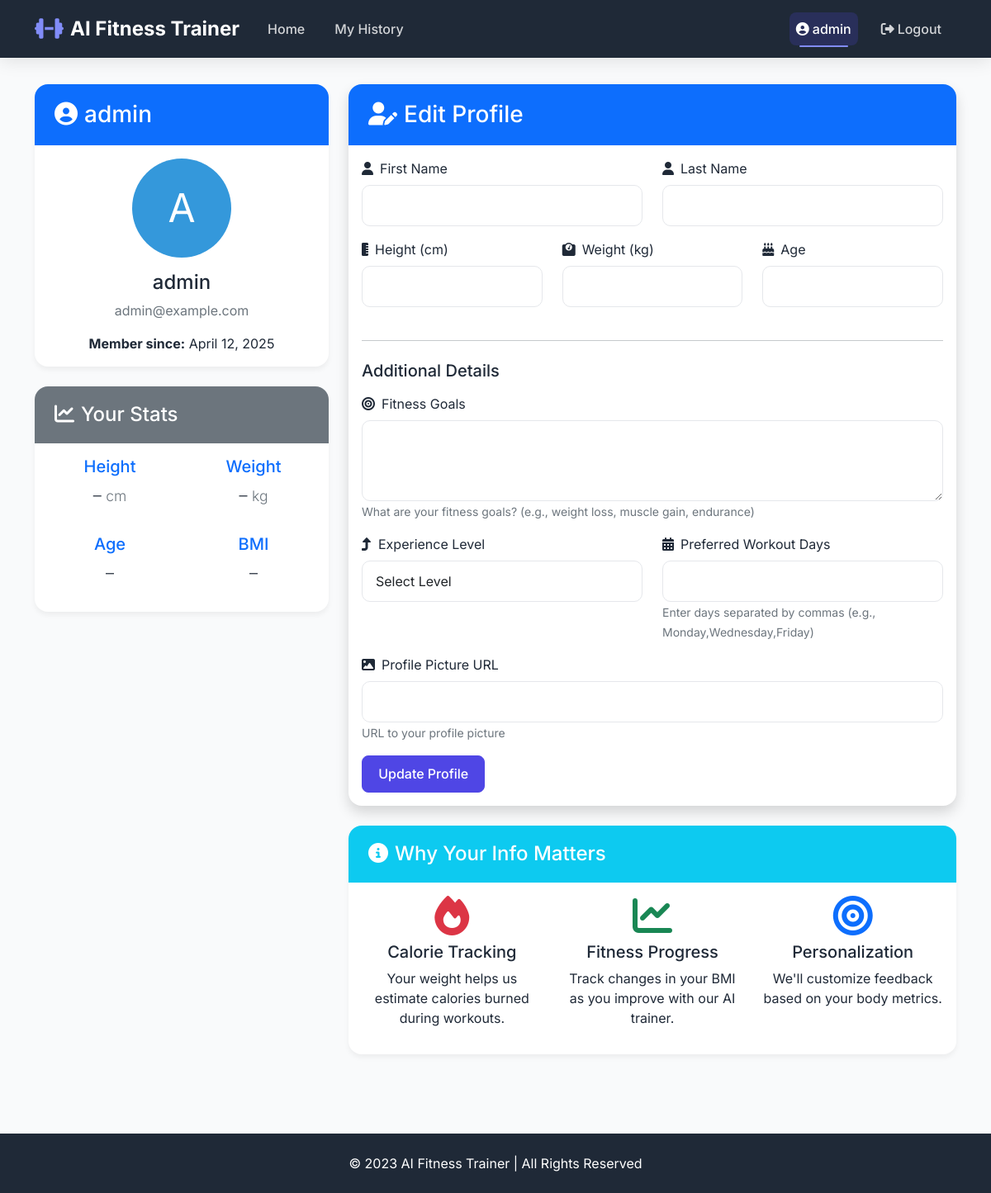
Screenshot of /profile (signed in) with the database file from the repository.
### backend/models.py (models this page shows, shortened)
class User(Base, UserMixin):
    __tablename__ = "users"
    id = Column(Integer, primary_key=True)
    username = Column(String(64), unique=True, nullable=False)
    email = Column(String(120), unique=True, nullable=False)
    password_hash = Column(String(128))
    first_name = Column(String(64))
    last_name = Column(String(64))
    height = Column(Float)  # in cm
    weight = Column(Float)  # in kg
    age = Column(Integer)
    created_at = Column(DateTime, default=datetime.utcnow)
    fitness_goals = Column(String(256))  # e.g. "weight loss, muscle gain, endurance"
    experience_level = Column(String(32))  # e.g. "beginner", "intermediate", "advanced"
    preferred_workout_days = Column(String(64))  # e.g. "Monday,Wednesday,Friday"
    profile_picture_url = Column(String(256))  # URL or path to profile picture
    workouts = relationship("WorkoutHistory", back_populates="user")

### backend/app.py (the view)
@app.route('/profile', methods=['GET', 'POST'])
def profile():
    form = ProfileForm()
    if form.validate_on_submit():
        db_session = get_session()
        user = db_session.query(User).filter_by(username="demo").first()
        if not user:
            user = User(username="demo", email="demo@example.com")
            user.set_password("demopassword")
            db_session.add(user)
        user.first_name = form.first_name.data
        user.last_name = form.last_name.data
        user.height = form.height.data
        user.weight = form.weight.data
        user.age = form.age.data
        user.fitness_goals = form.fitness_goals.data
        user.experience_level = form.experience_level.data
        user.preferred_workout_days = form.preferred_workout_days.data
        user.profile_picture_url = form.profile_picture_url.data
        db_session.commit()
        db_session.close()
        flash('Your profile has been updated.')
        return redirect(url_for('profile'))
    elif request.method == 'GET':
        db_session = get_session()
        user = db_session.query(User).filter_by(username="demo").first()
        if user:
            form.first_name.data = user.first_name
            form.last_name.data = user.last_name
            form.height.data = user.height
            form.weight.data = user.weight
            form.age.data = user.age
            form.fitness_goals.data = user.fitness_goals
            form.experience_level.data = user.experience_level
            form.preferred_workout_days.data = user.preferred_workout_days
            form.profile_picture_url.data = user.profile_picture_url
        db_session.close()
    return render_template('profile.html', form=form)

### backend/app.py (called while the page is built)
@login_manager.user_loader
def load_user(id):
    session = get_session()
    user = session.query(User).get(int(id))
    session.close()
    return user

### backend/models.py (called while the page is built)
def get_session():
    db_path = os.path.join(os.path.dirname(os.path.dirname(os.path.abspath(__file__))), "exercise.db")
    engine = create_engine(f"sqlite:///{db_path}")
    Session = sessionmaker(bind=engine)
    return Session()

### templates/profile.html (shortened to what this page needs)
{% extends "base.html" %}
{% block content %}
<div class="container">
    <div class="row">
        <div class="col-lg-4 mb-4">
            <div class="card">
                <div class="card-header bg-primary text-white">
                    <h3 class="mb-0"><i class="fas fa-user-circle me-2"></i>{{ current_user.username }}</h3>
                </div>
                <div class="card-body text-center">
                    <div class="avatar-container mb-3">
                        {% if current_user.profile_picture_url %}
                        <img src="{{ current_user.profile_picture_url }}"
                             alt="{{ current_user.username }}"
                             style="width: 120px; height: 120px; border-radius: 50%; object-fit: cover;">
                        {% else %}
                        <div style="width: 120px; height: 120px; background-color: #3498db; color: white;
                                  border-radius: 50%; display: inline-flex; align-items: center;
                                  justify-content: center; font-size: 3rem;">
                            {{ current_user.username[0].upper() }}
                        </div>
                        {% endif %}
                    </div>
                    <h4>{{ current_user.first_name if current_user.first_name else current_user.username }} {{ current_user.last_name if current_user.last_name else '' }}</h4>
                    <p class="text-muted">{{ current_user.email }}</p>
                    <p class="mb-0"><strong>Member since:</strong> {{ current_user.created_at.strftime('%B %d, %Y') }}</p>
                </div>
            </div>
            <div class="card mt-4">
                <div class="card-header bg-secondary text-white">
                    <h4 class="mb-0"><i class="fas fa-chart-line me-2"></i>Your Stats</h4>
                </div>
                <div class="card-body">
                    <div class="row text-center">
                        <div class="col-6 mb-3">
                            <h5 class="text-primary">Height</h5>
                            <p class="lead">{{ current_user.height|round|int if current_user.height else '–' }} <small class="text-muted">cm</small></p>
                        </div>
                        <div class="col-6 mb-3">
                            <h5 class="text-primary">Weight</h5>
                            <p class="lead">{{ current_user.weight|round|int if current_user.weight else '–' }} <small class="text-muted">kg</small></p>
                        </div>
                        <div class="col-6">
                            <h5 class="text-primary">Age</h5>
                            <p class="lead">{{ current_user.age if current_user.age else '–' }}</p>
                        </div>
                        <div class="col-6">
                            <h5 class="text-primary">BMI</h5>
                            <p class="lead">
                                {% if current_user.height and current_user.weight %}
                                {{ ((current_user.weight / ((current_user.height / 100) ** 2))|round(1)) }}
                                {% else %}
                                –
                                {% endif %}
                            </p>
                        </div>
                    </div>
                </div>
            </div>
        </div>
        <div class="col-lg-8">
            <div class="card shadow">
                <div class="card-header bg-primary text-white">
                    <h3 class="mb-0"><i class="fas fa-user-edit me-2"></i>Edit Profile</h3>
                </div>
                <div class="card-body">
                    <form method="POST" action="{{ url_for('profile') }}">
                        <div class="row">
                            <div class="col-md-6 mb-3">
                                <label for="first_name" class="form-label"><i class="fas fa-user me-2"></i>{{ form.first_name.label }}</label>
                                {{ form.first_name(class="form-control", id="first_name") }}
                            </div>
                            <div class="col-md-6 mb-3">
                                <label for="last_name" class="form-label"><i class="fas fa-user me-2"></i>{{ form.last_name.label }}</label>
                                {{ form.last_name(class="form-control", id="last_name") }}
                            </div>
                        </div>
                        <div class="row">
                            <div class="col-md-4 mb-3">
                                <label for="height" class="form-label"><i class="fas fa-ruler-vertical me-2"></i>{{ form.height.label }}</label>
                                {{ form.height(class="form-control", id="height") }}
                            </div>
                            <div class="col-md-4 mb-3">
                                <label for="weight" class="form-label"><i class="fas fa-weight me-2"></i>{{ form.weight.label }}</label>
                                {{ form.weight(class="form-control", id="weight") }}
                            </div>
                            <div class="col-md-4 mb-3">
                                <label for="age" class="form-label"><i class="fas fa-birthday-cake me-2"></i>{{ form.age.label }}</label>
                                {{ form.age(class="form-control", id="age") }}
                            </div>
                        </div>
                        <hr class="my-4">
                        <h5 class="mb-3">Additional Details</h5>
                        <div class="mb-3">
                            <label for="fitness_goals" class="form-label">
                                <i class="fas fa-bullseye me-2"></i>{{ form.fitness_goals.label }}
                            </label>
                            {{ form.fitness_goals(class="form-control", id="fitness_goals", rows=3) }}
                            <small class="form-text text-muted">{{ form.fitness_goals.description }}</small>
                        </div>
                        <div class="row">
                            <div class="col-md-6 mb-3">
                                <label for="experience_level" class="form-label">
                                    <i class="fas fa-level-up-alt me-2"></i>{{ form.experience_level.label }}
                                </label>
                                {{ form.experience_level(class="form-control", id="experience_level") }}
                            </div>
                            <div class="col-md-6 mb-3">
                                <label for="preferred_workout_days" class="form-label">
                                    <i class="fas fa-calendar-alt me-2"></i>{{ form.preferred_workout_days.label }}
                                </label>
                                {{ form.preferred_workout_days(class="form-control", id="preferred_workout_days") }}
                                <small class="form-text text-muted">{{ form.preferred_workout_days.description }}</small>
                            </div>
                        </div>
                        <div class="mb-3">
                            <label for="profile_picture_url" class="form-label">
                                <i class="fas fa-image me-2"></i>{{ form.profile_picture_url.label }}
                            </label>
                            {{ form.profile_picture_url(class="form-control", id="profile_picture_url") }}
                            <small class="form-text text-muted">{{ form.profile_picture_url.description }}</small>
                        </div>
                        <div class="mt-3">
                            {{ form.submit(class="btn btn-primary") }}
                        </div>
                    </form>
                </div>
            </div>
            <div class="card mt-4">
                <div class="card-header bg-info text-white">
                    <h4 class="mb-0"><i class="fas fa-info-circle me-2"></i>Why Your Info Matters</h4>
                </div>
                <div class="card-body">
                    <div class="row">
                        <div class="col-md-4 text-center mb-3 mb-md-0">
                            <i class="fas fa-fire text-danger fa-3x mb-2"></i>
                            <h5>Calorie Tracking</h5>
                            <p>Your weight helps us estimate calories burned during workouts.</p>
                        </div>
                        <div class="col-md-4 text-center mb-3 mb-md-0">
                            <i class="fas fa-chart-line text-success fa-3x mb-2"></i>
                            <h5>Fitness Progress</h5>
                            <p>Track changes in your BMI as you improve with our AI trainer.</p>
                        </div>
                        <div class="col-md-4 text-center">
                            <i class="fas fa-bullseye text-primary fa-3x mb-2"></i>
                            <h5>Personalization</h5>
                            <p>We'll customize feedback based on your body metrics.</p>
                        </div>
                    </div>
                </div>
            </div>
        </div>
    </div>
</div>
{% endblock %}

### templates/base.html (shortened to what this page needs)
<!DOCTYPE html>
<html lang="en">
<head>
    <link href="https://cdn.jsdelivr.net/npm/bootstrap@5.2.3/dist/css/bootstrap.min.css" rel="stylesheet">
    <link href="https://cdnjs.cloudflare.com/ajax/libs/font-awesome/6.1.1/css/all.min.css" rel="stylesheet">
</head>
<body>
    <nav class="navbar navbar-expand-lg navbar-dark">
        <div class="container">
            <a class="navbar-brand" href="{{ url_for('index') }}">
                <i class="fas fa-dumbbell me-2"></i>AI Fitness Trainer
            </a>
            <div class="collapse navbar-collapse" id="navbarNav">
                <ul class="navbar-nav me-auto">
                    <li class="nav-item">
                        <a class="nav-link {% if request.path == url_for('index') %}active{% endif %}"
                           href="{{ url_for('index') }}">Home</a>
                    </li>
                    {% if current_user.is_authenticated %}
                    <li class="nav-item">
                        <a class="nav-link {% if request.path == url_for('history') %}active{% endif %}"
                           href="{{ url_for('history') }}">My History</a>
                    </li>
                    {% endif %}
                </ul>
                <ul class="navbar-nav">
                    {% if current_user.is_authenticated %}
                    <li class="nav-item">
                        <a class="nav-link {% if request.path == url_for('profile') %}active{% endif %}"
                           href="{{ url_for('profile') }}">
                            <i class="fas fa-user-circle me-1"></i>{{ current_user.username }}
                        </a>
                    </li>
                    <li class="nav-item">
                        <a class="nav-link" href="{{ url_for('logout') }}">
                            <i class="fas fa-sign-out-alt me-1"></i>Logout
                        </a>
                    </li>
                    {% endif %}
                </ul>
            </div>
        </div>
    </nav>
    <div class="page-container">
        {% block content %}{% endblock %}
    </div>
    <footer class="text-center py-4">
        <div class="container">
            <p class="mb-0">&copy; 2023 AI Fitness Trainer | All Rights Reserved</p>
        </div>
    </footer>
</body>
</html>

### templates/base.html (style rules this page uses)
:root { --primary-color: #4F46E5; --primary-light: #818CF8; --primary-dark: #3730A3; --secondary-color: #10B981; --accent-color: #F59E0B; --dark-color: #1F2937; --light-color: #F9FAFB; --gray-color: #E5E7EB; --danger-color: #EF4444; --warning-color: #FBBF24; }
body { background-color: var(--light-color); color: var(--dark-color); font-family: 'Inter', -apple-system, BlinkMacSystemFont, sans-serif; }
.navbar { background-color: var(--dark-color); box-shadow: 0 4px 20px rgba(0,0,0,0.1); padding: 0.75rem 0; }
.navbar-brand { font-weight: 700; font-size: 1.5rem; color: white; display: flex; align-items: center; }
.navbar-brand i { color: var(--primary-light); font-size: 1.75rem; margin-right: 10px; }
.nav-link { color: rgba(255,255,255,0.8) !important; font-weight: 500; margin: 0 10px; transition: all 0.2s ease; position: relative; padding: 0.5rem 0.75rem; border-radius: 8px; }
.nav-link.active { color: white !important; background-color: rgba(79, 70, 229, 0.2); }
.nav-link.active:after { content: ''; position: absolute; bottom: -2px; left: 0.75rem; right: 0.75rem; height: 2px; background-color: var(--primary-light); border-radius: 1px; }
.btn { border-radius: 8px; padding: 0.6rem 1.2rem; font-weight: 500; transition: all 0.3s ease; }
.btn-primary { background-color: var(--primary-color); border-color: var(--primary-color); }
.card { border-radius: 16px; overflow: hidden; border: none; box-shadow: 0 4px 6px rgba(0,0,0,0.05); transition: all 0.3s cubic-bezier(0.25, 0.8, 0.25, 1); }
.card-header { border-bottom: none; padding: 1.25rem 1.5rem; background-color: white; font-weight: 600; }
.form-control { border-radius: 10px; padding: 12px 16px; border: 1px solid var(--gray-color); transition: all 0.2s ease; }
footer { background-color: var(--dark-color); color: white; padding: 2rem 0; margin-top: 4rem; }
.page-container { min-height: calc(100vh - 72px - 80px); padding: 2rem 0; }
.exercise-card, .btn, .nav-link { cursor: pointer; }

### rows the page displays
User: username "admin", username "A", first_name+username "admin", email "admin@example.com", created_at "April 12, 2025", height "–", weight "–", age "–"
